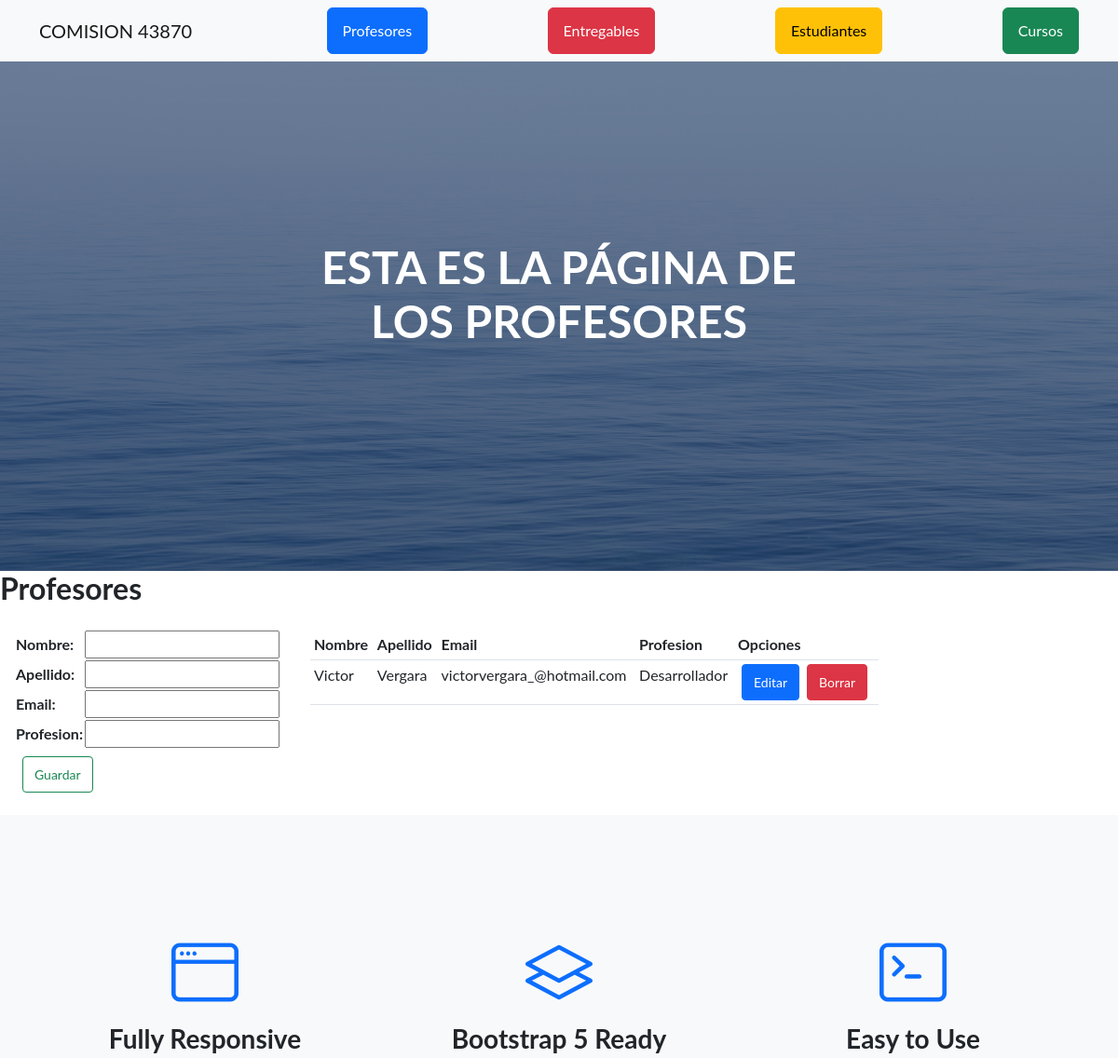
Page /AppCoder/profesores (upper part) on the earlier database version.
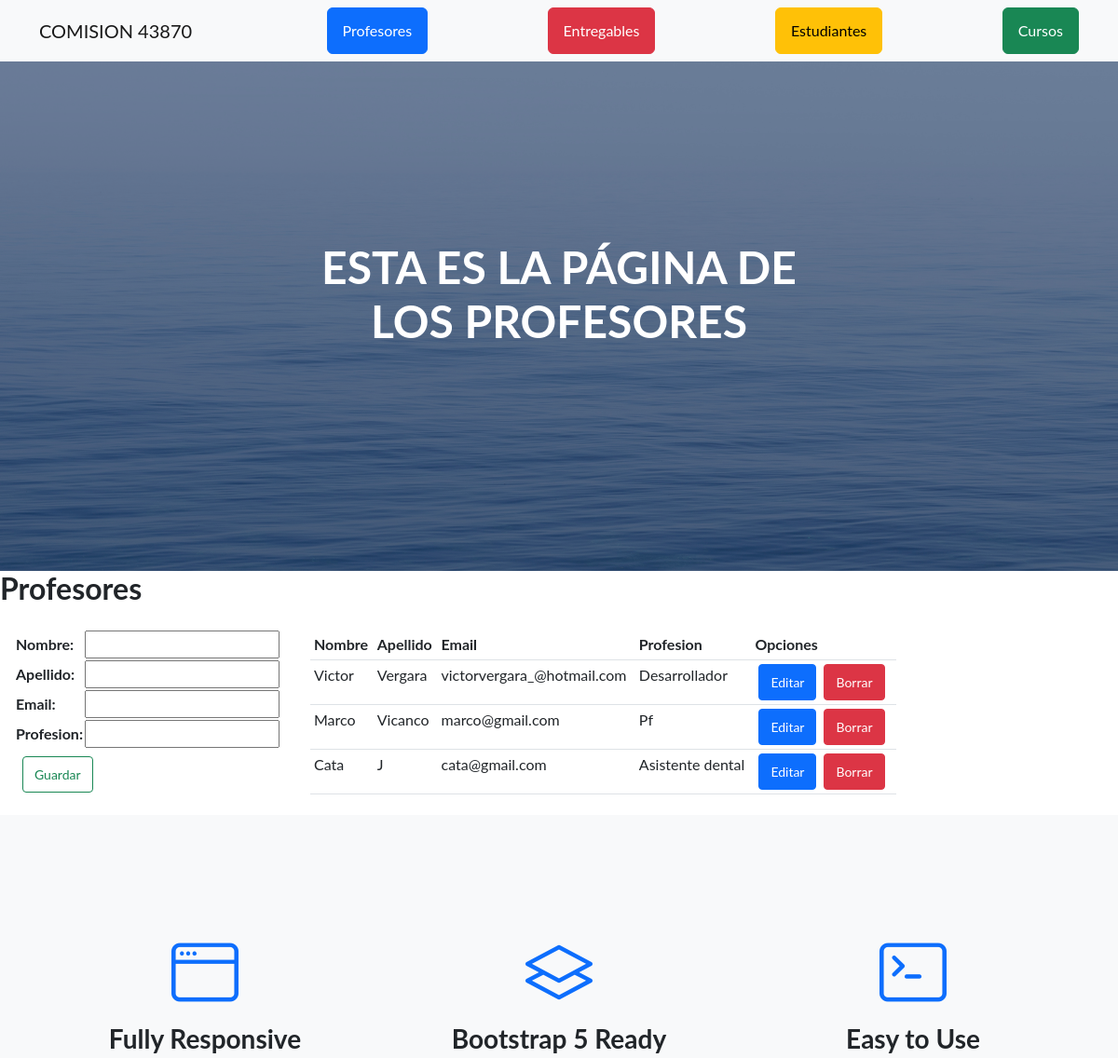
Same page on the later database version.
### AppCoder/models.py (models this page shows, shortened)
class Profesor(models.Model):
    nombre    = models.CharField(max_length=50)
    apellido  = models.CharField(max_length=50)
    email     = models.EmailField()
    profesion = models.CharField(max_length=50)

### AppCoder/views.py (the view, shortened to what this page needs)
# urls.py: path('profesores', profesores, name="profesores"),
def profesores(request):
    mensaje = ""
    formulario = ProfesorForm()
    profes = Profesor.objects.all()
    return render(request,
                  "AppCoder/profesores.html",
                  {"profes":profes, "formulario":formulario, "mensaje":mensaje}
            )

### AppCoder/forms.py
class ProfesorForm(forms.Form):
    nombre    = forms.CharField(max_length=50)
    apellido  = forms.CharField(max_length=50)
    email     = forms.EmailField()
    profesion = forms.CharField(max_length=50)

### AppCoder/templates/AppCoder/profesores.html (shortened to what this page needs)
{% extends "AppCoder/padre.html" %}
{% load static %}
{% block titulo %} ESTA ES LA PÁGINA DE LOS PROFESORES {% endblock %}
{% block contenido_que_cambia %}
<h2>Profesores</h2>
<main class="d-flex">
    <section class="d-flex flex-column">
        <form action="{% url 'profesores' %}" method="post" class="m-2 p-2">
            <table>
                {{ formulario.as_table }}
            </table>
            <button type="submit" class="btn btn-outline-success m-2 btn-sm">Guardar</button>
        </form>
    </section>
    <section class="m-2">
        <table class="table table-sm m-2">
            <thead>
                <tr>
                    <th>Nombre</th>
                    <th>Apellido</th>
                    <th>Email</th>
                    <th>Profesion</th>
                    <th>Opciones</th>
                </tr>
            </thead>
            <tbody>
                {% for profe in profes %}
                <tr>
                    <td>{{ profe.nombre }}</td>
                    <td>{{ profe.apellido }}</td>
                    <td>{{ profe.email }}</td>
                    <td>{{ profe.profesion }}</td>
                    <td class="d-flex">
                        <a href="{% url 'editarProfesor' profe.id %}"" class="btn btn-primary btn-sm mx-1">Editar</a>
                        <a href="{% url 'eliminarProfesor' profe.id %}" class="btn btn-danger btn-sm mx-1">Borrar</a>
                    </td>
                </tr>
                {% endfor %}
            </tbody>
        </table>
    </section>
</main>
{% endblock %}

### AppCoder/templates/AppCoder/padre.html (shortened to what this page needs)
<!DOCTYPE html>
<html lang="en">
    <head>
        {% load static %}
        <link href="https://cdn.jsdelivr.net/npm/bootstrap-icons@1.5.0/font/bootstrap-icons.css" rel="stylesheet" type="text/css" />
        <link href="{% static 'AppCoder/css/styles.css' %}" rel="stylesheet" />
    </head>
    <body>
        <nav class="navbar navbar-light bg-light static-top">
            <div class="container">
                <a class="navbar-brand"    href="{% url 'inicio' %}"         >COMISION 43870</a>
                <a class="btn btn-primary" href="{% url 'profesores' %}"     >Profesores</a>
                <a class="btn btn-danger"  href="{% url 'entregables' %}"    >Entregables</a>
                <a class="btn btn-warning" href="{% url 'estudiantes' %}"    >Estudiantes</a>
                <a class="btn btn-success" href="{% url 'cursos' %}"         >Cursos</a>
            </div>
        </nav>
        <header class="masthead">
            <div class="container position-relative">
                <div class="row justify-content-center">
                    <div class="col-xl-6">
                        <div class="text-center text-white">
                            <h1 class="mb-5" style="text-transform: uppercase;">{% block titulo %} {% endblock %}</h1>
                        </div>
                    </div>
                </div>
            </div>
        </header>
        {% block contenido_que_cambia %}
        {% endblock %}
        <section class="features-icons bg-light text-center">
            <div class="container">
                <div class="row">
                    <div class="col-lg-4">
                        <div class="features-icons-item mx-auto mb-5 mb-lg-0 mb-lg-3">
                            <div class="features-icons-icon d-flex"><i class="bi-window m-auto text-primary"></i></div>
                            <h3>Fully Responsive</h3>
                        </div>
                    </div>
                    <div class="col-lg-4">
                        <div class="features-icons-item mx-auto mb-5 mb-lg-0 mb-lg-3">
                            <div class="features-icons-icon d-flex"><i class="bi-layers m-auto text-primary"></i></div>
                            <h3>Bootstrap 5 Ready</h3>
                        </div>
                    </div>
                    <div class="col-lg-4">
                        <div class="features-icons-item mx-auto mb-0 mb-lg-3">
                            <div class="features-icons-icon d-flex"><i class="bi-terminal m-auto text-primary"></i></div>
                            <h3>Easy to Use</h3>
                        </div>
                    </div>
                </div>
            </div>
        </section>
    </body>
</html>

Differences in the rows shown:
added Profesor: nombre "Marco", apellido "Vicanco", email "marco@gmail.com", profesion "Pf"
added Profesor: nombre "Cata", apellido "J", email "cata@gmail.com", profesion "Asistente dental"
